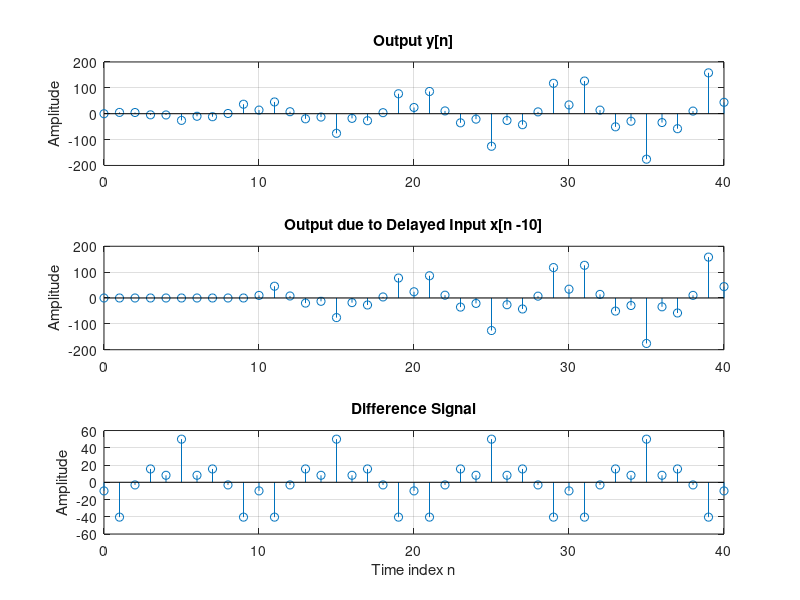

MATLAB code to generate this figure:
% Program Q2.17
% Generate the input sequences
clf;
n = 0:40; D = 10;a = 3.0;b = -2;
x = a*cos(2*pi*0.1*n) + b*cos(2*pi*0.4*n);
xd = [zeros(1,D) x];
nd = 0:length(xd)-1;
% Compute the output y[n]
y = (n .* x) + [0 x(1:40)];
% Compute the output yd[n]
yd = (nd .* xd) + [0 xd(1:length(xd)-1)];
% Compute the difference output d[n]
d = y - yd(1+D:41+D);
% Plot the outputs
subplot(3,1,1)
stem(n,y);
ylabel('Amplitude');
title('Output y[n]'); grid;
subplot(3,1,2)
stem(n,yd(1:41));
ylabel('Amplitude');
title(['Output due to Delayed Input x[n -', num2str(D),']']); grid;
subplot(3,1,3)
stem(n,d);
xlabel('Time index n'); ylabel('Amplitude');
title('Difference Signal'); grid;
